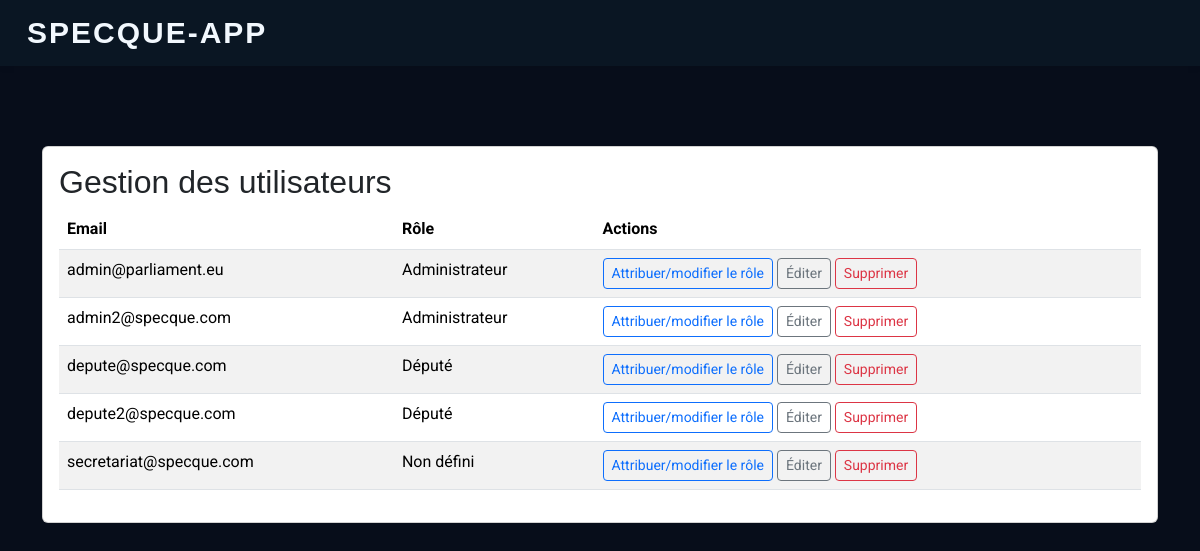
Screenshot of /users (signed in) with the database file from the repository.
### app/models/user.py (models this page shows, shortened)
class User(UserMixin, db.Model):
    id = db.Column(db.Integer, primary_key=True)
    email = db.Column(db.String(120), unique=True, nullable=False)
    password_hash = db.Column(db.String(128))
    role = db.Column(db.String(20), nullable=True)  # 'deputy', 'reporter', 'secretary', 'group_leader', 'interest_representative', 'fictive_reporter', 'admin'
    created_at = db.Column(db.DateTime, default=datetime.utcnow)
    amendments = db.relationship('Amendment', backref='author', lazy=True)
    votes = db.relationship('Vote', backref='voter', lazy=True)
    def is_admin(self):
        return self.role == 'admin'
    def get_role_display_name(self):
        role_names = {
            'admin': 'Administrateur',
            'deputy': 'Député',
            'reporter': 'Rapporteur',
            'secretary': 'Secrétaire',
            'group_leader': 'Chef de groupe',
            'interest_representative': 'Représentant d\'intérêt',
            'fictive_reporter': 'Rapporteur fictif'
        }
        return role_names.get(self.role, 'Non défini')

### app/routes/admin.py (the view)
    def decorated_function(*args, **kwargs):
        if not current_user.is_authenticated or not current_user.is_admin():
            flash('Accès non autorisé.', 'error')
            return redirect(url_for('main.dashboard'))
        return f(*args, **kwargs)

### app/models/user.py (called while the page is built)
@login_manager.user_loader
def load_user(id):
    return User.query.get(int(id))

### app/routes/admin.py (called while the page is built)
def admin_required(f):
    def decorated_function(*args, **kwargs):
        if not current_user.is_authenticated or not current_user.is_admin():
            flash('Accès non autorisé.', 'error')
            return redirect(url_for('main.dashboard'))
        return f(*args, **kwargs)
    decorated_function.__name__ = f.__name__
    return decorated_function

@admin_bp.route('/users')
@login_required
@admin_required
def users():
    users = User.query.all()
    return render_template('admin/users.html', users=users)

### app/templates/admin/users.html
{% extends "base.html" %}
{% block content %}
<div class="container">
    <div class="row">
        <div class="col-12">
            <div class="card">
                <div class="card-body">
                    <h2 class="card-title">Gestion des utilisateurs</h2>
                    <div class="table-responsive">
                        <table class="table table-striped">
                            <thead>
                                <tr>
                                    <th>Email</th>
                                    <th>Rôle</th>
                                    <th>Actions</th>
                                </tr>
                            </thead>
                            <tbody>
                                {% for user in users %}
                                <tr>
                                    <td>{{ user.email }}</td>
                                    <td>{{ user.get_role_display_name() }}</td>
                                    <td>
                                        <a href="{{ url_for('admin.assign_role', user_id=user.id) }}" class="btn btn-outline-primary btn-sm">Attribuer/modifier le rôle</a>
                                        <button class="btn btn-outline-secondary btn-sm" onclick="alert('À implémenter : édition utilisateur {{ user.id }}')">Éditer</button>
                                        <button class="btn btn-outline-danger btn-sm" onclick="alert('À implémenter : suppression utilisateur {{ user.id }}')">Supprimer</button>
                                    </td>
                                </tr>
                                {% endfor %}
                            </tbody>
                        </table>
                    </div>
                </div>
            </div>
        </div>
    </div>
</div>
{% endblock %}

### app/templates/base.html (shortened to what this page needs)
<!DOCTYPE html>
<html lang="fr">
<head>
    <link rel="stylesheet" href="{{ url_for('static', filename='visible/vendor/bootstrap/css/bootstrap.min.css') }}">
    <link rel="stylesheet" href="{{ url_for('static', filename='visible/vendor/bootstrap-icons/bootstrap-icons.css') }}">
    <link rel="stylesheet" href="{{ url_for('static', filename='visible/vendor/aos/aos.css') }}">
    <link rel="stylesheet" href="{{ url_for('static', filename='visible/vendor/swiper/swiper-bundle.min.css') }}">
    <link rel="stylesheet" href="{{ url_for('static', filename='visible/vendor/glightbox/css/glightbox.min.css') }}">
    <link rel="stylesheet" href="{{ url_for('static', filename='visible/css/main.css') }}">
</head>
<body class="index-page">
    <header id="header" class="header d-flex align-items-center position-relative">
        <div class="container-fluid position-relative d-flex align-items-center justify-content-between">
            <a href="{{ url_for('main.dashboard') }}" class="logo d-flex align-items-center">
                <h1 class="sitename">SPECQUE-APP</h1>
            </a>
        </div>
    </header>
    <main class="main">
        {% block content %}{% endblock %}
    </main>
</body>
</html>

### app/templates/base.html (style rules this page uses)
header.header { position: fixed; top: 0; left: 0; width: 100vw; z-index: 2000; background: #0a1623; box-shadow: 0 2px 8px rgba(0,0,0,0.04); }
main.main { padding-top: 80px; }

### rows the page displays
User: email "admin@parliament.eu", get_role_display_name "Administrateur"
User: email "admin2@specque.com", get_role_display_name "Administrateur"
User: email "depute@specque.com", get_role_display_name "Député"
User: email "depute2@specque.com", get_role_display_name "Député"
User: email "secretariat@specque.com", get_role_display_name "Non défini"
